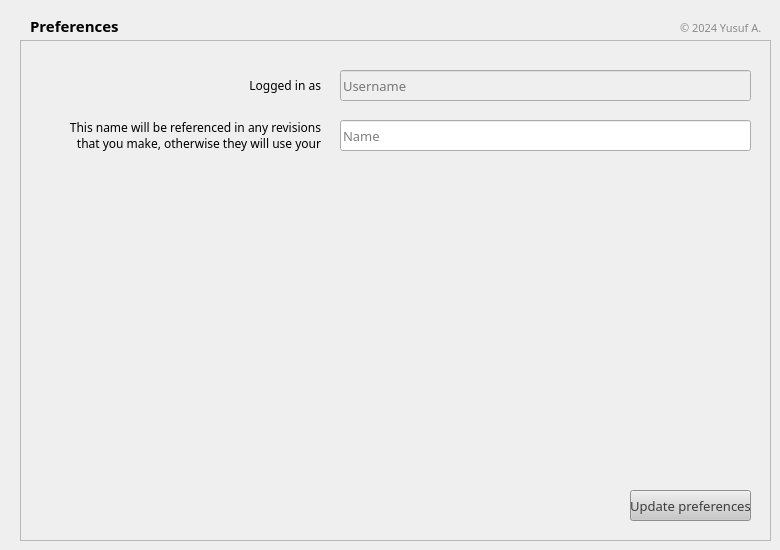
    <widget class="QWidget" name="tab_preferences">
     <attribute name="title">
      <string>Preferences</string>
     </attribute>
     <widget class="QFrame" name="frame_2">
      <property name="geometry">
       <rect>
        <x>20</x>
        <y>40</y>
        <width>751</width>
        <height>501</height>
       </rect>
      </property>
      <property name="frameShape">
       <enum>QFrame::StyledPanel</enum>
      </property>
      <property name="frameShadow">
       <enum>QFrame::Raised</enum>
      </property>
      <widget class="QLineEdit" name="pref_name">
       <property name="geometry">
        <rect>
         <x>320</x>
         <y>80</y>
         <width>411</width>
         <height>31</height>
        </rect>
       </property>
       <property name="font">
        <font>
         <family>CMU Sans Serif</family>
         <pointsize>10</pointsize>
         <weight>50</weight>
         <bold>false</bold>
        </font>
       </property>
       <property name="styleSheet">
        <string notr="true">padding-left: .5em;</string>
       </property>
       <property name="placeholderText">
        <string>Name</string>
       </property>
      </widget>
      <widget class="QLabel" name="label_9">
       <property name="geometry">
        <rect>
         <x>30</x>
         <y>80</y>
         <width>271</width>
         <height>31</height>
        </rect>
       </property>
       <property name="font">
        <font>
         <family>CMU Sans Serif</family>
         <pointsize>9</pointsize>
         <weight>50</weight>
         <bold>false</bold>
        </font>
       </property>
       <property name="text">
        <string>This name will be referenced in any revisions that you make, otherwise they will use your username.</string>
       </property>
       <property name="alignment">
        <set>Qt::AlignRight|Qt::AlignTrailing|Qt::AlignVCenter</set>
       </property>
       <property name="wordWrap">
        <bool>true</bool>
       </property>
      </widget>
      <widget class="QPushButton" name="btn_update_pref">
       <property name="enabled">
        <bool>true</bool>
       </property>
       <property name="geometry">
        <rect>
         <x>610</x>
         <y>450</y>
         <width>121</width>
         <height>31</height>
        </rect>
       </property>
       <property name="font">
        <font>
         <family>CMU Sans Serif</family>
         <pointsize>10</pointsize>
         <weight>50</weight>
         <bold>false</bold>
        </font>
       </property>
       <property name="styleSheet">
        <string notr="true">background-color: rgb(200, 200, 200);
color: #3d3d3d;</string>
       </property>
       <property name="text">
        <string>Update preferences</string>
       </property>
       <property name="default">
        <bool>false</bool>
       </property>
       <property name="flat">
        <bool>false</bool>
       </property>
      </widget>
      <widget class="QLabel" name="label_23">
       <property name="geometry">
        <rect>
         <x>30</x>
         <y>30</y>
         <width>271</width>
         <height>31</height>
        </rect>
       </property>
       <property name="font">
        <font>
         <family>CMU Sans Serif</family>
         <pointsize>9</pointsize>
         <weight>50</weight>
         <bold>false</bold>
        </font>
       </property>
       <property name="text">
        <string>Logged in as</string>
       </property>
       <property name="alignment">
        <set>Qt::AlignRight|Qt::AlignTrailing|Qt::AlignVCenter</set>
       </property>
       <property name="wordWrap">
        <bool>true</bool>
       </property>
      </widget>
      <widget class="QLineEdit" name="pref_username">
       <property name="enabled">
        <bool>false</bool>
       </property>
       <property name="geometry">
        <rect>
         <x>320</x>
         <y>30</y>
         <width>411</width>
         <height>31</height>
        </rect>
       </property>
       <property name="font">
        <font>
         <family>CMU Sans Serif</family>
         <pointsize>10</pointsize>
         <weight>50</weight>
         <bold>false</bold>
        </font>
       </property>
       <property name="styleSheet">
        <string notr="true">padding-left: .5em;</string>
       </property>
       <property name="text">
        <string/>
       </property>
       <property name="placeholderText">
        <string>Username</string>
       </property>
      </widget>
     </widget>
     <widget class="QLabel" name="label_13">
      <property name="geometry">
       <rect>
        <x>30</x>
        <y>10</y>
        <width>191</width>
        <height>31</height>
       </rect>
      </property>
      <property name="font">
       <font>
        <family>CMU Sans Serif</family>
        <pointsize>11</pointsize>
        <weight>75</weight>
        <bold>true</bold>
       </font>
      </property>
      <property name="text">
       <string>Preferences</string>
      </property>
     </widget>
     <widget class="QLabel" name="label_19">
      <property name="geometry">
       <rect>
        <x>680</x>
        <y>20</y>
        <width>91</width>
        <height>16</height>
       </rect>
      </property>
      <property name="font">
       <font>
        <family>CMU Sans Serif</family>
        <pointsize>8</pointsize>
        <weight>50</weight>
        <bold>false</bold>
       </font>
      </property>
      <property name="styleSheet">
       <string notr="true">color: #8a8a8a;</string>
      </property>
      <property name="text">
       <string>© 2024 Yusuf A.</string>
      </property>
      <property name="alignment">
       <set>Qt::AlignLeading|Qt::AlignLeft|Qt::AlignVCenter</set>
      </property>
      <property name="wordWrap">
       <bool>true</bool>
      </property>
     </widget>
    </widget>
